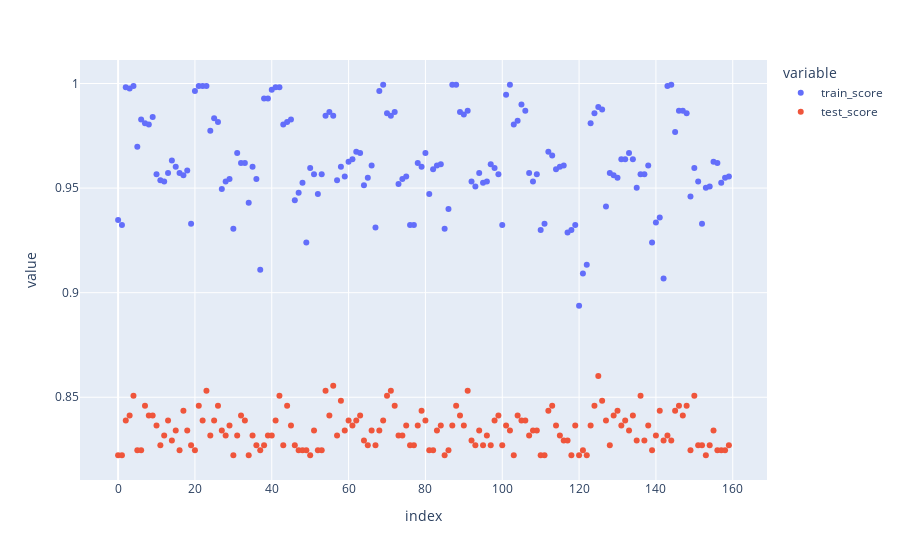

The cell this chart's notebook holds for it:
### Markdown cell above
**Checking Train vs Test Score to assess Overfitting status**

### Code cell
px.scatter(df_rf1, x = 'index', y = 'value', color= 'variable')

### Figure 1 — Plotly figure (JSON) as saved in the notebook; plotly's stock layout.template omitted (floating-point values rounded to 4 significant figures; data arrays with more than 128 entries replaced by an {"elided": "..."} marker saying what was removed)
{"data": [{"hovertemplate": "variable=train_score<br>index=%{x}<br>value=%{y}<extra></extra>", "legendgroup": "train_score", "marker": {"color": "#636efa", "symbol": "circle"}, "mode": "markers", "name": "train_score", "orientation": "v", "showlegend": true, "type": "scatter", "x": {"elided": "160 int values"}, "xaxis": "x", "y": {"elided": "160 float values"}, "yaxis": "y"}, {"hovertemplate": "variable=test_score<br>index=%{x}<br>value=%{y}<extra></extra>", "legendgroup": "test_score", "marker": {"color": "#EF553B", "symbol": "circle"}, "mode": "markers", "name": "test_score", "orientation": "v", "showlegend": true, "type": "scatter", "x": {"elided": "160 int values"}, "xaxis": "x", "y": {"elided": "160 float values"}, "yaxis": "y"}], "layout": {"legend": {"title": {"text": "variable"}, "tracegroupgap": 0}, "margin": {"t": 60}, "xaxis": {"anchor": "y", "domain": [0, 1], "title": {"text": "index"}}, "yaxis": {"anchor": "x", "domain": [0, 1], "title": {"text": "value"}}}}
